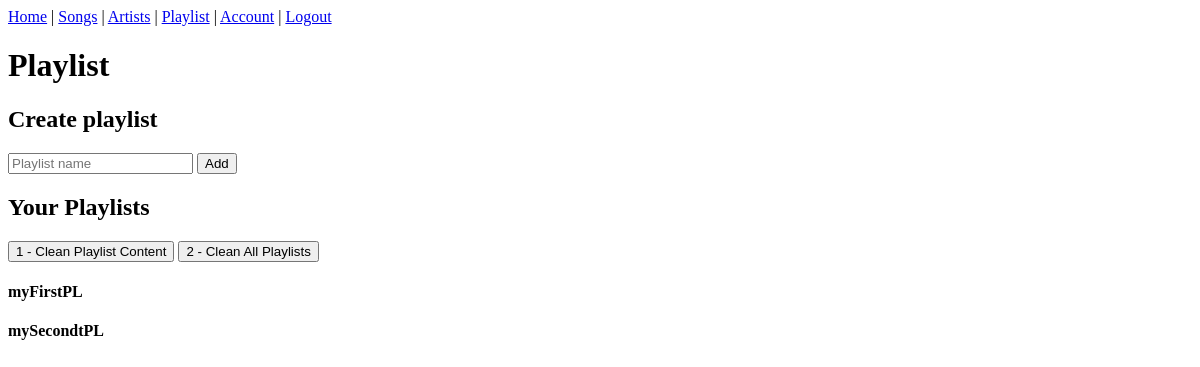
Before: /playlists.php (signed in) with the older database file.
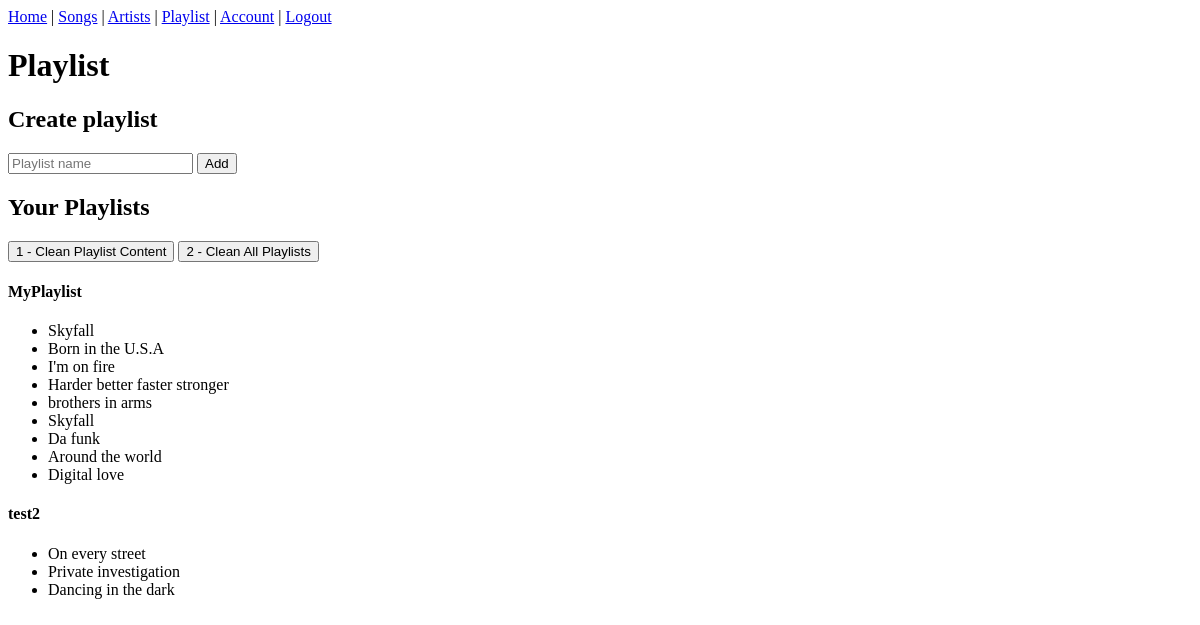
After: the same page with the newer database file.
### tables this page shows
CREATE TABLE IF NOT EXISTS `playlists` (
  `playlist_id` int(11) NOT NULL AUTO_INCREMENT,
  `title` varchar(50) NOT NULL,
  `creation_date` date NOT NULL,
  `user_id` int(11) NOT NULL,
  PRIMARY KEY (`playlist_id`),
  KEY `user_id` (`user_id`)
);

### playlists.php (the view, shortened to what this page needs)
<?php
$conn = mysqli_connect(DB_SERVER, DB_USER, DB_PASSWORD, DB_DATA, DB_PORT);
if ($conn && !empty((isset($_SESSION['idUser'])))) {
    $id = explode('-', $_SESSION['idUser']);
    $id = $id[1];
    $query = "SELECT * FROM playlists WHERE user_id='$id'";
    $sendRequest = mysqli_query($conn, $query);
    $myPlaylist = mysqli_fetch_all($sendRequest, MYSQLI_ASSOC);
    $query = "SELECT playlist_content.playlist_id, playlist_content.song_id, playlists.playlist_id AS plid, songs.title AS sgtitle FROM playlist_content
    INNER JOIN playlists
    ON playlist_content.playlist_id=playlists.playlist_id
    INNER JOIN songs
    ON playlist_content.song_id=songs.song_id";
    $sendRequest = mysqli_query($conn, $query);
    $myIntTable = mysqli_fetch_all($sendRequest, MYSQLI_ASSOC);
}elseif(empty((isset($_SESSION['idUser'])))){
    header("location: login.php");
    exit();
}else{
    $msg = "Connection to the server failed, contact us if the problem persist";
}
?>
<!DOCTYPE html>
<html lang="en">
<head>
</head>
<body>
    <?php
        include_once 'navbar.php'
    ?>
    <h1>Playlist</h1>
    <h2>Create playlist</h2>
    <form method="POST">
        <input type="text" name="playlistName" placeholder="Playlist name">
        <input type="submit" name="add" value="Add">
    </form>
    <h2>Your Playlists</h2>
    <form method="POST">
        <input type="submit" name="CPC" value="1 - Clean Playlist Content">
        <input type="submit" name="CAC" value="2 - Clean All Playlists">
    </form>
    <?php foreach($myPlaylist as $currentPlaylist) :?>
        <h4><?= $currentPlaylist['title']?></h4>
        <ul>
            <?php foreach($myIntTable as $currentSong) :?>
                <?php
                if ($currentPlaylist['playlist_id'] == $currentSong['plid']) {
                    echo '<li>'.$currentSong['sgtitle'].'</li>';
                }
                ?>
            <?php endforeach; ?>
        </ul>
    <?php endforeach; ?>
</body>
</html>

### navbar.php (shortened to what this page needs)
<nav>
    <a href="home.php">Home</a><span> | </span>
    <a href="songs.php">Songs</a><span> | </span>
    <a href="artists.php">Artists</a><span> | </span>
    <?php
        if (isset($_SESSION['idUser'])) {
            echo '<a href="playlists.php">Playlist</a><span> | </span>';
        }
        if (isset($_SESSION['idUser'])) {
            echo '<a href="account.php">Account</a><span> | </span>';
        }
        if (!isset($_SESSION['idUser'])) {
            echo '<a href="login.php">Login</a>';
        }else{
            echo '<a href="logout.php">Logout</a>';
        }
    ?>
</nav>

Changed rows visible on the page:
removed playlists: title "myFirstPL"
removed playlists: title "mySecondtPL"
added playlists: title "MyPlaylist", sgtitle "Skyfall", sgtitle "Born in the U.S.A", sgtitle "I'm on fire", sgtitle "Harder better faster stronger", sgtitle "brothers in arms", sgtitle "Da funk", sgtitle "Around the world", sgtitle "Digital love"
added playlists: title "test2", sgtitle "On every street", sgtitle "Private investigation", sgtitle "Dancing in the dark"
